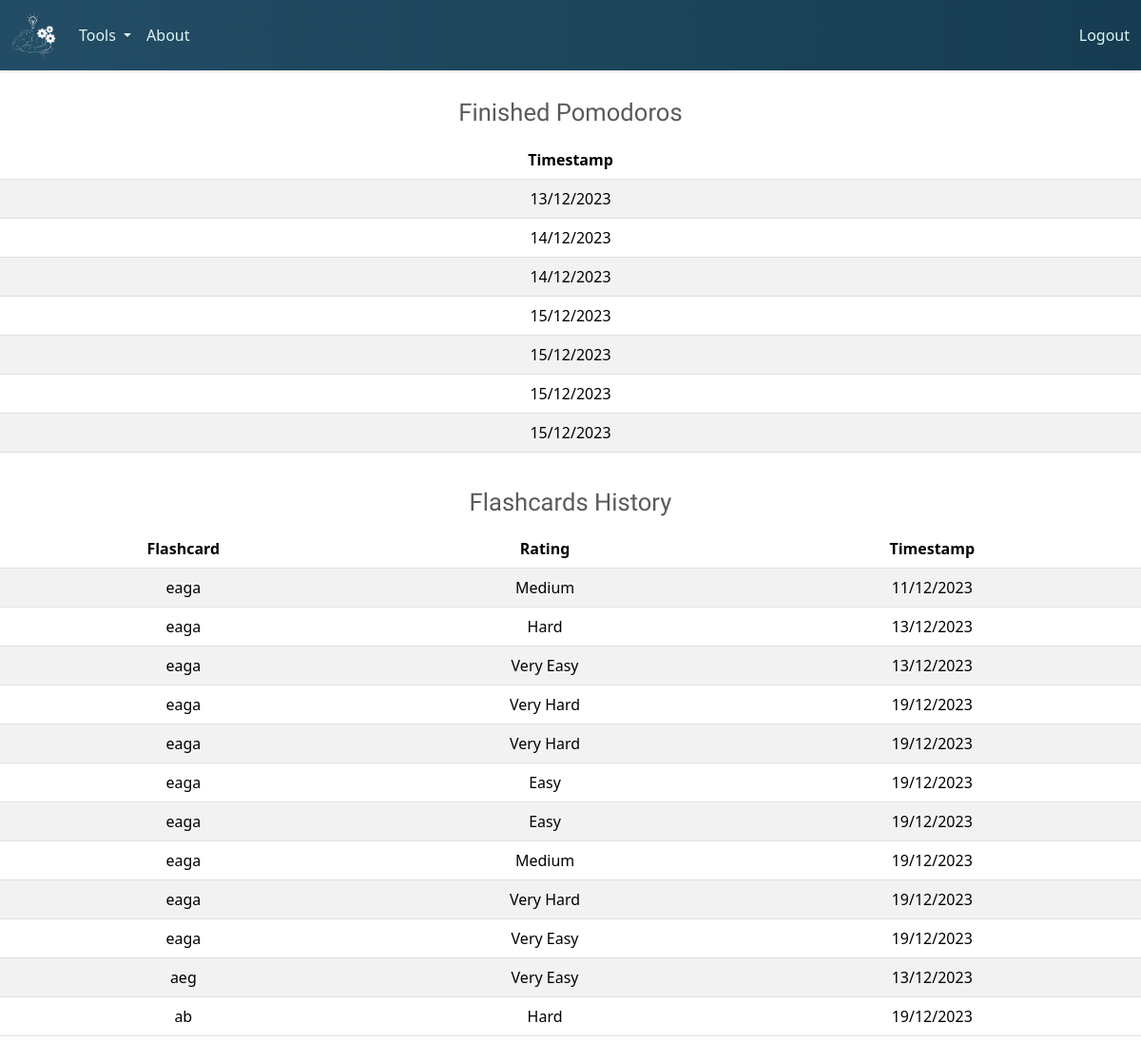
Page /history (signed in) on the earlier database version.
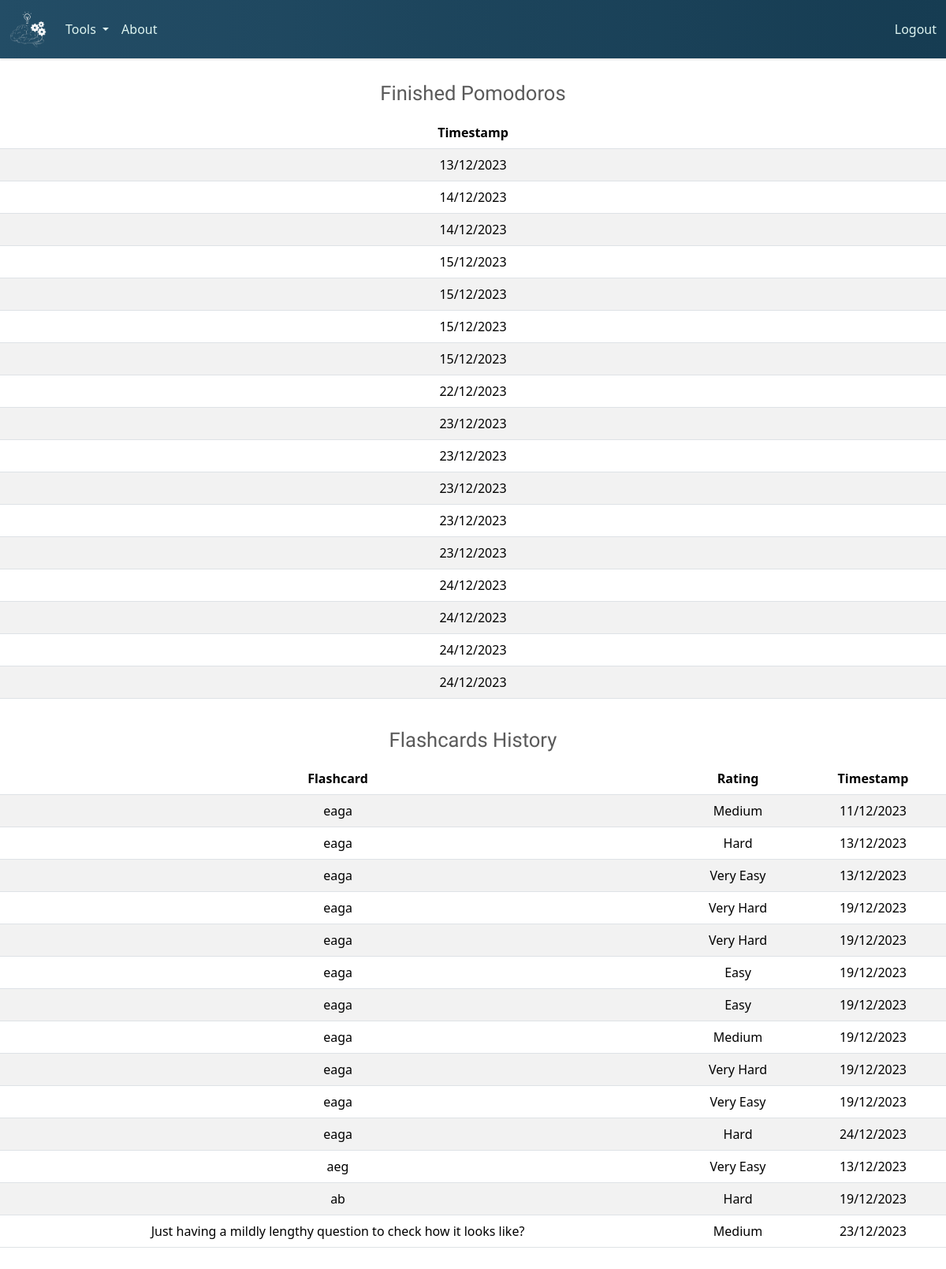
Same page on the later database version.
### tables this page shows
CREATE TABLE history (
    id INTEGER PRIMARY KEY,
    user_id INTEGER,
    action TEXT NOT NULL,
    timestamp DATETIME DEFAULT CURRENT_TIMESTAMP,
    FOREIGN KEY (user_id) REFERENCES users(user_id)
);

CREATE TABLE flashcards (
    flashcard_id INTEGER PRIMARY KEY,
    user_id INTEGER,
    topic TEXT,
    question TEXT,
    answer TEXT,
    timestamp DATETIME DEFAULT CURRENT_TIMESTAMP,
    FOREIGN KEY (user_id) REFERENCES users(user_id)
);

CREATE TABLE flashcards_rating (
    flashcard_id INTEGER,
    rating TEXT,
    timestamp DATETIME DEFAULT CURRENT_TIMESTAMP,
    FOREIGN KEY (flashcard_id) REFERENCES flashcards(flashcard_id)
);

### app/app.py (the view)
@app.route("/history")
@login_required
def history():
    user_id = session.get("user_id")
    user_data = query_user_data(user_id)
    format_user_data(user_data)
    print(user_data)
    return render_template("history.html", user_data=user_data)

### app/app.py (called while the page is built)
@app.after_request
def after_request(response):
    response.headers["Cache-Control"] = "no-cache, no-store, must-revalidate"
    response.headers["Expires"] = 0
    response.headers["Pragma"] = "no-cache"
    return response

### app/helpers.py (called while the page is built)
def login_required(f):
    @wraps(f)
    def decorated_function(*args, **kwargs):
        if session.get("user_id") is None:
            return redirect("/login")
        return f(*args, **kwargs)
    return decorated_function

def get_db():
    db = getattr(g, "_database", None)
    if db is None:
        db = g._database = sqlite3.connect("../db/learning.db")
    return db

def format_timestamp(timestamp):
    formatted_timestamp = datetime.strptime(timestamp, "%Y-%m-%d %H:%M:%S")
    return formatted_timestamp

def get_flashcards(user_id):
    user_flashcards = []
    with get_db() as db:
        cursor = db.cursor()
        cursor.execute("SELECT flashcard_id, topic, question, answer, timestamp FROM flashcards WHERE user_id = ?",
                   (user_id,))
        rows = cursor.fetchall()
        for row in rows:
            timestamp_str = row[4]
            timestamp = datetime.strptime(timestamp_str, "%Y-%m-%d %H:%M:%S")
            flashcard_dict = {
                "flashcard_id": row[0],
                "topic": row[1],
                "question": row[2],
                "answer" : row[3],
                "timestamp": timestamp.strftime("%d/%m/%Y")
            }
            user_flashcards.append(flashcard_dict)
    return user_flashcards

def get_flashcard_ratings(flashcard_id):
    with get_db() as db:
        cursor = db.cursor()
        cursor.execute("SELECT rating FROM flashcards_rating WHERE flashcard_id = ?", (flashcard_id,))
        flashcard_ratings = cursor.fetchall()
        return flashcard_ratings

def count_flashcard_ratings(ratings_dict):
    rating_count_dict = {
        "very-easy": 0,
        "easy": 0,
        "medium": 0,
        "hard": 0,
        "very-hard": 0
    }
    for rating in ratings_dict:
        if rating[0] in rating_count_dict:
            rating_count_dict[rating[0]] += 1
    return rating_count_dict

def format_user_data(user_data):
    for flashcard in user_data["user_flashcards"]:
        for rating in flashcard["ratings"]:
            formatted_rating = " ".join(word.capitalize() for word in rating["rating"].split("-"))
            rating["rating"] = formatted_rating

### app/templates/history.html (shortened to what this page needs)
{% extends "layout.html" %}
{% block main %}
    <link rel="stylesheet" href="../static/css/history.css">
    <div>
        <div class="title-label">Finished Pomodoros</div>
        <div class="tables-div">
            <table class="table table-striped table-hover">
                <thead>
                    <tr>
                        <th scope="col">Timestamp</th>
                    </tr>
                </thead>
                <tbody>
                    {% for pomodoro in user_data.pomodoros_history %}
                        <tr>
                            <td>{{ pomodoro.timestamp }}</td>
                        </tr>
                    {% endfor %}
                </tbody>
            </table>
        </div>
        <div class="title-label">Flashcards History</div>
        <div class="tables-div">
            <table class="table table-striped table-hover">
                <thead>
                    <tr>
                        <th scope="col">Flashcard</th>
                        <th scope="col">Rating</th>
                        <th scope="col">Timestamp</th>
                    </tr>
                </thead>
                <tbody>
                    {% for flashcard in user_data.user_flashcards %}
                        {% for rating in flashcard.ratings %}
                            <tr>
                                <td>{{ flashcard.question }}</td>
                                <td>{{ rating.rating }}</td>
                                <td>{{ rating.timestamp }}</td>
                            </tr>
                        {% endfor %}
                    {% endfor %}
                </tbody>
            </table>
        </div>
    </div>
{% endblock %}

### app/templates/layout.html (shortened to what this page needs)
<!DOCTYPE html>
<html lang="en">
<head>
    <link rel="stylesheet" href="../static/js/node_modules/bootstrap/dist/css/bootstrap.min.css">
    <link rel="stylesheet" href="../static/css/layout.css">
</head>
<body>
    <nav class="navbar navbar-expand-lg bg-navy">
        <div class="container-fluid">
            <a class="navbar-elements navbar-brand" href="/" >
                <img src="../static/images/logo-inverse.png" id="navbar-logo">
            </a>
        <div class="collapse navbar-collapse" id="navbarSupportedContent">
            <ul class="navbar-nav me-auto mb-2 mb-lg-0">
                <li class="nav-item dropdown">
                    <a class="navbar-elements nav-link dropdown-toggle" href="#" role="button" data-bs-toggle="dropdown" aria-expanded="false">
                        Tools
                    </a>
                </li>
                <li class="nav-item">
                    <a class="nav-link navbar-elements" aria-current="page" href="/about">About</a>
                </li>
            </ul>
        <a class="nav-link navbar-elements" aria-current="page" href="/logout">Logout</a>
        </div>
    </nav>
    <main>
        {% block main %}{% endblock %}
    </main>
</body>
</html>

### app/static/css/layout.css (style rules this page uses)
.navbar-elements, .dropdown-item { color: #dff5f1; }
.bg-navy { background: linear-gradient(90deg, #234d66, #163c52); box-shadow: 0 2px 2px rgba(0, 0, 0, 0.1); }
#navbar-logo { max-height: 6vh; }

### app/static/css/history.css (style rules this page uses)
.title-label { font-family: 'Inclusive Sans', sans-serif; font-size: 3.2vh; color: #383838d3; line-height: 1; text-align: center; padding-top: 1vh; margin-top: 3vh; margin-bottom: 2vh; user-select: none; }
.tables-div { text-align: center; margin-bottom: 4vh; }

Differences in the rows shown:
added history: timestamp "22/12/2023"
added history: timestamp "23/12/2023"
added history: timestamp "23/12/2023"
added history: timestamp "23/12/2023"
added history: timestamp "23/12/2023"
added history: timestamp "23/12/2023"
added history: timestamp "24/12/2023"
added history: timestamp "24/12/2023"
added history: timestamp "24/12/2023"
added history: timestamp "24/12/2023"
added flashcards_rating: {{ flashcard.question }} "eaga", rating "Hard", timestamp "24/12/2023", shown under flashcards "eaga"
added flashcards: question "Just having a mildly lengthy question to check how it looks like?"
added flashcards_rating: rating "Medium", timestamp "23/12/2023"
